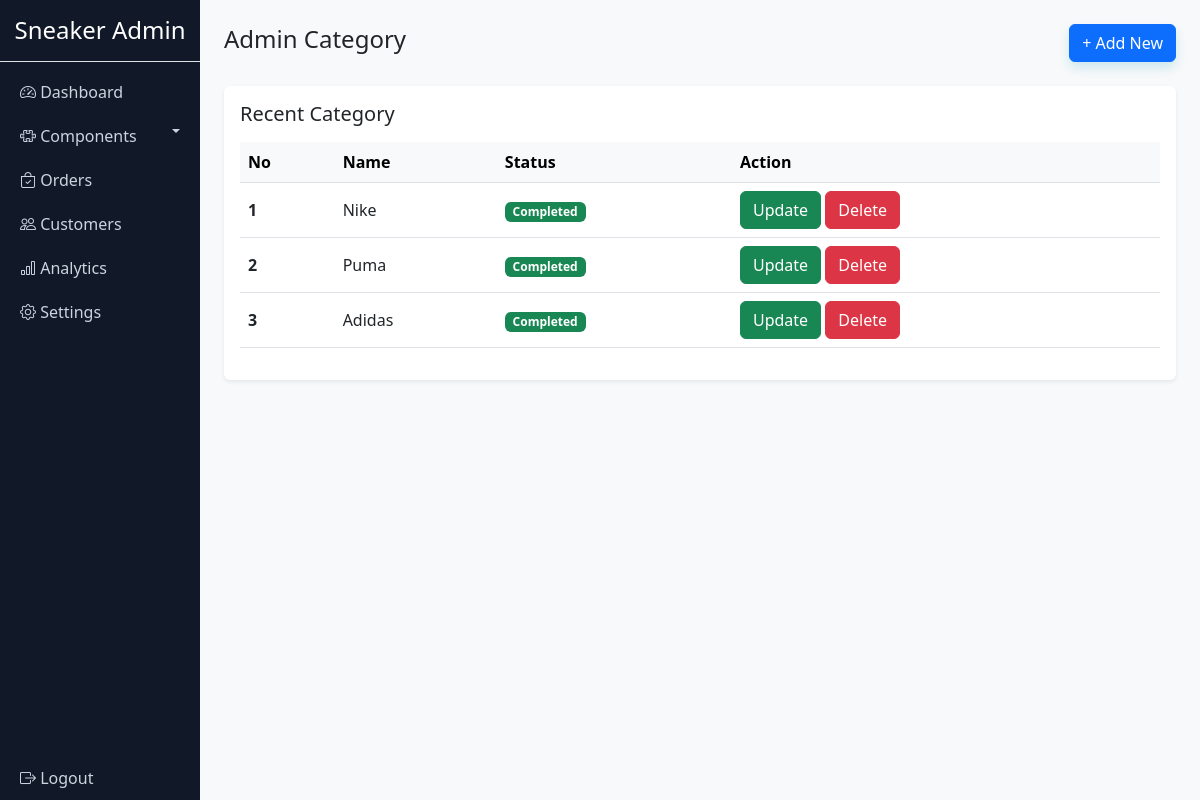
Page /dashboard/admincategory/ on the earlier database version.
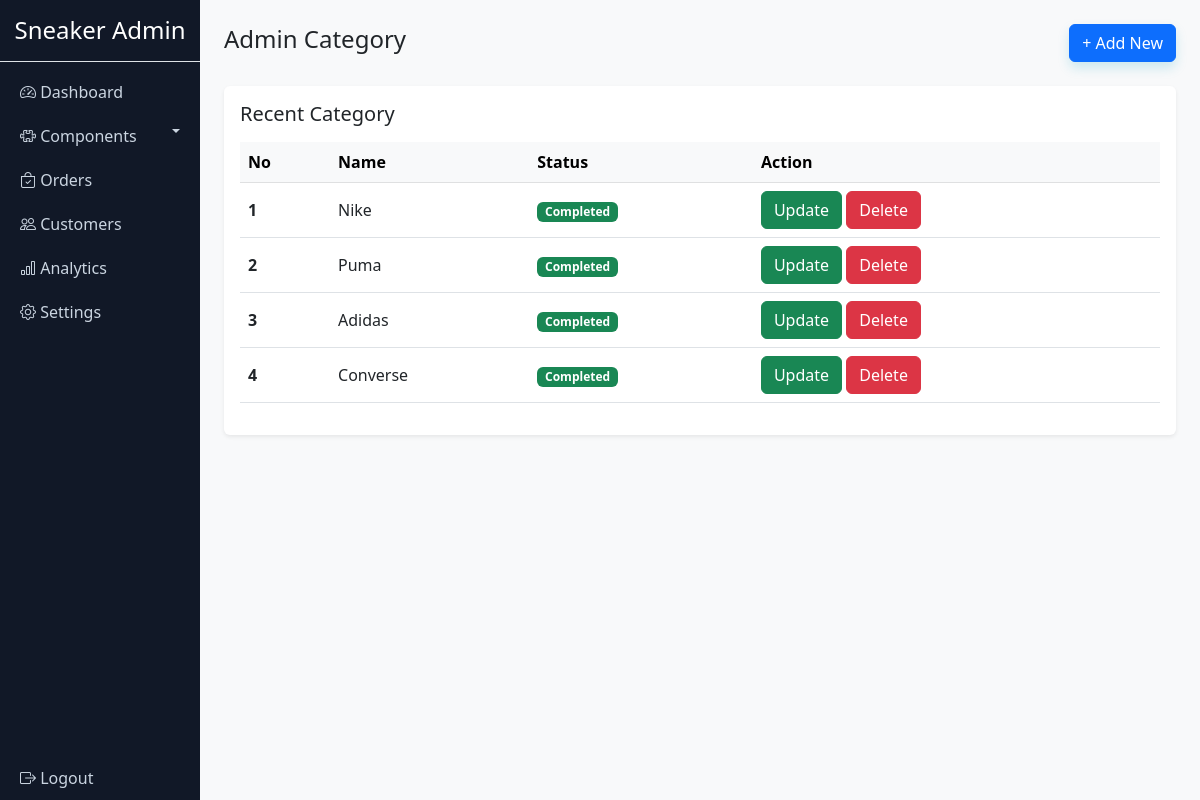
Same page on the later database version.
### products/models.py (models this page shows, shortened)
class Category(models.Model):
  name = models.CharField(max_length=50)
  class Meta:
    verbose_name_plural = 'categories'

### dashboard/views.py (the view)
# urls.py: path('admincategory/', views.CategoryList, name='admincategory'),
def CategoryList(request):
    categories = Category.objects.all()
    context = {
        'categories':categories
    }
    return render(request, 'admincategory.html',context)

### dashboard/templates/admincategory.html (shortened to what this page needs)
{% extends 'base.html' %}
{% block content %}
<div class="container-fluid">
  <div class="row">
    {% include 'sidebar.html' %}
    <div class="col-md-10 p-4">
      <div class="d-flex justify-content-between align-items-center mb-4">
        <h4>Admin Category</h4>
        <button type="button" class="btn btn-primary" data-bs-toggle="modal" data-bs-target="#addModal">
          + Add New
        </button>
      </div>
      <div class="card shadow-sm border-0 p-3">
        <h5 class="mb-3">Recent Category</h5>
        <table class="table table-hover align-middle">
          <thead class="table-light">
            <tr>
              <th>No</th>
              <th>Name</th>
                 <th>Status</th>
              <th scope="col">Action</th>
            </tr>
          </thead>
          <tbody>
            {% for category in categories %}
            <tr>
              <th scope="row">{{forloop.counter}}</th>
              <td>{{category.name}}</td>
                <td><span class="badge bg-success">Completed</span></td>
              <td>
                <button class="btn btn-success" data-bs-toggle="modal"
                  data-bs-target="#updateModal_{{category.id}}">Update</button>
                <button class="btn btn-danger" data-bs-toggle="modal"
                  data-bs-target="#deleteModal_{{category.id}}">Delete</button>
              </td>
            </tr>
            {% endfor %}
          </tbody>
        </table>
      </div>
    </div>
  </div>
</div>
{% endblock %}

Differences in the rows shown:
added Category: name "Converse"
